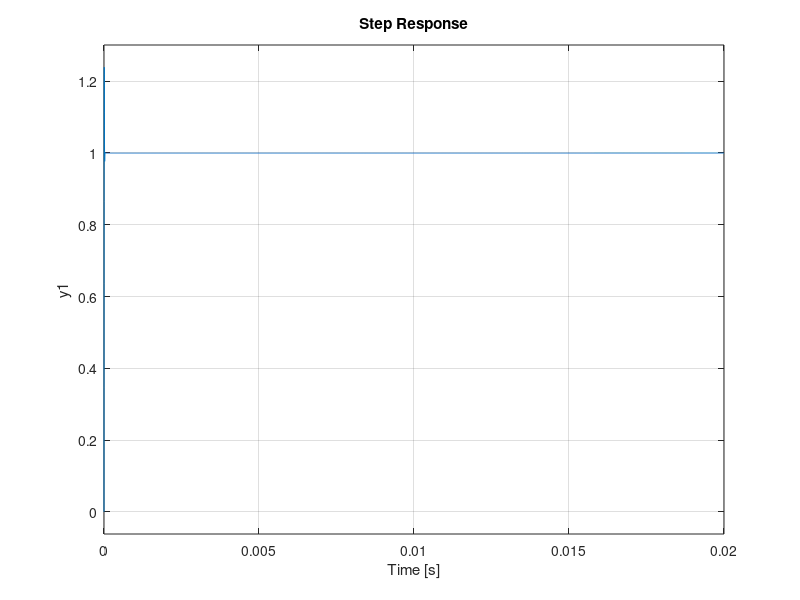
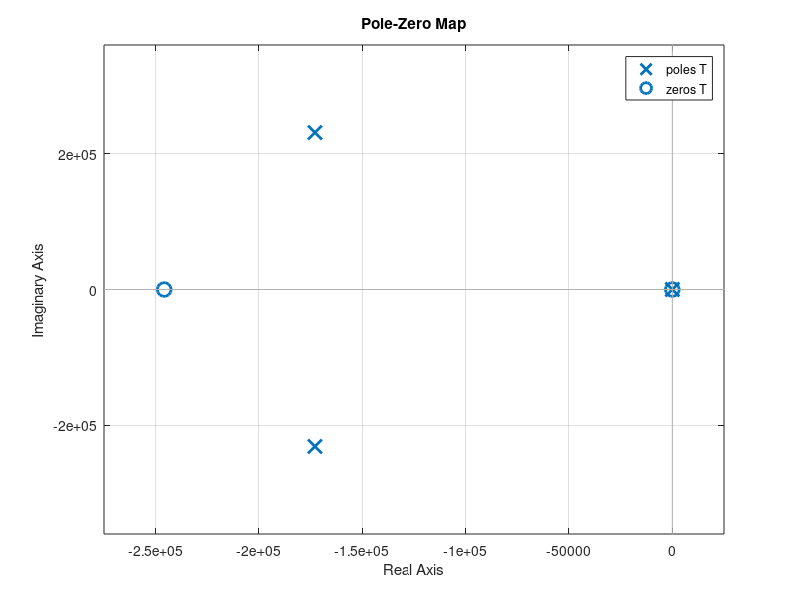

Recreate these plots in MATLAB, in order.
%% System parameters
Vs = 415;
Vb = 400;
s_fre = 85e3;
T = 1/s_fre;
Rb = 1;

%% Target performance
Vo = 412;
delta_vo = 0.5; %Ripple voltage
zeta = 1/sqrt(2);

%% Inductor/Capacitor values
D = Vo/(Vs+Vo);
Cb = (Vo-Vb)*T/2/Rb/delta_vo;
Lb =(2*Rb*D*zeta)^2*Cb;
% Results at D duty cyclce approximately confirm the ripple voltage.
% Performance degrades above 0.5 duty cycle

%% PI control
s = tf('s');
%io = (Vo-Vb)/Rb;
IL=(Vo-Vb)/Rb/(1-D);
Gp = (s*Lb*IL+D*(Vs+Vo))/(s^2*Lb*Cb+s*Lb/Rb+D^2)/2;
% step(Gp)

kp = 4;
ki = 10;
Gc =  kp + ki/s;
T = 1/(1/Gc/Gp+1);
step(T)
%%

% tr = 25e-1;
% wn = 4.25/zeta/tr;
% zeta = 1/sqrt(2);
% a = Lb*Cb;
% b = Lb/Rb;
% c = D^2;
% 
% alpha = b/a-2*zeta*wn;
% ki = a*alpha*wn^2
% kp = (2*alpha*zeta*wn+wn^2)*a-c
% 
% Gc =  kp + ki/s;
% T = 1/(1/Gc/Gp+1);
% figure(1);step(T)
% figure(2);hold on;pzmap(T)

% theory apraoch above needs checking - currently not ideal
ki = 1e3;
kp = 1;
T = 1/(1/Gc/Gp+1);
figure(1);step(T)
figure(2);pzmap(T)